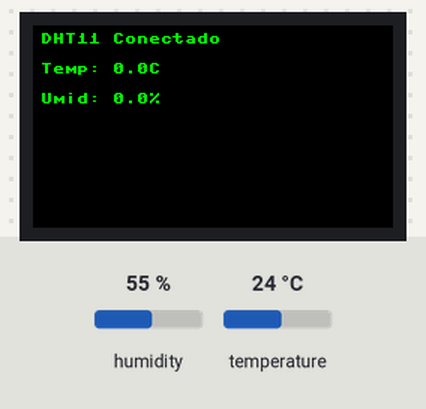
A program run on a simulated Raspberry Pi Pico running MicroPython. On the bench: 240×135 colour display. The inputs (shaded band) are chosen by the test bench; at power-on: humidity 55 %, temperature 24 °C. What the program prints to the serial console is not drawn.

Above: at 0.1 s.

The program:

temp_monitor.py
```python
from machine import Pin, SPI, PWM, ADC, UART
import framebuf
import utime
from rp2 import PIO, asm_pio

# Pinos do display
BL = 13
DC = 8
RST = 12
MOSI = 11
SCK = 10
CS = 9

# Programa para o PIO do DHT
@asm_pio(set_init=(PIO.OUT_HIGH),autopush=True, push_thresh=8)
def DHT_PIO():
    pull()
    set(pindirs,1)
    set(pins,0)
    mov (x,osr)
    label ('waitx')
    nop() [25]
    jmp(x_dec,'waitx')
    set(pindirs,0)
    wait(1,pin,0)
    wait(0,pin,0)
    wait(1,pin,0)
    wait(0,pin,0)
    label('readdata')
    wait(1,pin,0)
    set(x,20)
    label('countdown')
    jmp(pin,'continue')
    set(y,0)
    in_(y, 1)
    jmp('readdata')
    label('continue')
    jmp(x_dec,'countdown')
    set(y,1)
    in_(y, 1)
    wait(0,pin,0)
    jmp('readdata')

# Constantes do DHT
DHT11 = 0
DHT22 = 1

# Classe do DHT
class DHT:
    def __init__(self, dataPin, modelo, smID=0):
        self.dataPin = dataPin
        self.modelo = modelo
        self.smID = smID
        self.sm = rp2.StateMachine(self.smID)
        self.ultleitura = 0
        self.data=[]

    def leitura(self):
        data=[]
        self.sm.init(DHT_PIO,freq=1400000,set_base=self.dataPin,in_base=self.dataPin,jmp_pin=self.dataPin)
        self.sm.active(1)
        if self.modelo == DHT11:
            self.sm.put(969)     # espera 18 milisegundos
        else:
            self.sm.put(54)      # espera 1 milisegundo
        for i in range(5):       # lê os 5 bytes da resposta
            data.append(self.sm.get())
        self.sm.active(0)
        total=0
        for i in range(4):
            total=total+data[i]
        if data[4] == (total & 0xFF):
            self.data = data
            self.ultleitura = utime.ticks_ms()
            return True
        else:
            return False

    def obtemDados(self):
        while len(self.data) == 0:
            if not self.leitura():
                utime.sleep_ms(2000)
        agora = utime.ticks_ms()
        if self.ultleitura > agora:
            self.ultleitura = agora
        if (self.ultleitura+2000) < agora:
            self.leitura()

    def umidade(self):
        self.obtemDados()
        if self.modelo == DHT11:
            return self.data[0] + self.data[1]*0.1
        else:
            return ((self.data[0] << 8) + self.data[1]) * 0.1

    def temperatura(self):
        self.obtemDados()
        if self.modelo == DHT11:
            return self.data[2] + self.data[3]*0.1
        else:
            s = 1
            if (self.data[2] & 0x80) == 1:
                s = -1
            return s * (((self.data[2] & 0x7F) << 8) + self.data[3]) * 0.1

class LCD_1inch14(framebuf.FrameBuffer):
    def __init__(self):
        self.width = 240
        self.height = 135

        self.cs = Pin(CS,Pin.OUT)
        self.rst = Pin(RST,Pin.OUT)

        self.cs(1)
        self.spi = SPI(1)
        self.spi = SPI(1,1000_000)
        self.spi = SPI(1,100000_000,polarity=0, phase=0,sck=Pin(SCK),mosi=Pin(MOSI),miso=None)
        self.dc = Pin(DC,Pin.OUT)
        self.dc(1)
        self.buffer = bytearray(self.height * self.width * 2)
        super().__init__(self.buffer, self.width, self.height, framebuf.RGB565)
        self.init_display()

        self.red   =   0x07E0
        self.green =   0x001f
        self.blue  =   0xf800
        self.white =   0xffff

    def write_cmd(self, cmd):
        self.cs(1)
        self.dc(0)
        self.cs(0)
        self.spi.write(bytearray([cmd]))
        self.cs(1)

    def write_data(self, buf):
        self.cs(1)
        self.dc(1)
        self.cs(0)
        self.spi.write(bytearray([buf]))
        self.cs(1)

    def init_display(self):
        self.rst(1)
        self.rst(0)
        self.rst(1)

        self.write_cmd(0x36)
        self.write_data(0x70)

        self.write_cmd(0x3A)
        self.write_data(0x05)

        self.write_cmd(0xB2)
        self.write_data(0x0C)
        self.write_data(0x0C)
        self.write_data(0x00)
        self.write_data(0x33)
        self.write_data(0x33)

        self.write_cmd(0xB7)
        self.write_data(0x35)

        self.write_cmd(0xBB)
        self.write_data(0x19)

        self.write_cmd(0xC0)
        self.write_data(0x2C)

        self.write_cmd(0xC2)
        self.write_data(0x01)

        self.write_cmd(0xC3)
        self.write_data(0x12)

        self.write_cmd(0xC4)
        self.write_data(0x20)

        self.write_cmd(0xC6)
        self.write_data(0x0F)

        self.write_cmd(0xD0)
        self.write_data(0xA4)
        self.write_data(0xA1)

        self.write_cmd(0xE0)
        self.write_data(0xD0)
        self.write_data(0x04)
        self.write_data(0x0D)
        self.write_data(0x11)
        self.write_data(0x13)
        self.write_data(0x2B)
        self.write_data(0x3F)
        self.write_data(0x54)
        self.write_data(0x4C)
        self.write_data(0x18)
        self.write_data(0x0D)
        self.write_data(0x0B)
        self.write_data(0x1F)
        self.write_data(0x23)

        self.write_cmd(0xE1)
        self.write_data(0xD0)
        self.write_data(0x04)
        self.write_data(0x0C)
        self.write_data(0x11)
        self.write_data(0x13)
        self.write_data(0x2C)
        self.write_data(0x3F)
        self.write_data(0x44)
        self.write_data(0x51)
        self.write_data(0x2F)
        self.write_data(0x1F)
        self.write_data(0x1F)
        self.write_data(0x20)
        self.write_data(0x23)

        self.write_cmd(0x21)

        self.write_cmd(0x11)

        self.write_cmd(0x29)

    def show(self):
        self.write_cmd(0x2A)
        self.write_data(0x00)
        self.write_data(0x28)
        self.write_data(0x01)
        self.write_data(0x17)

        self.write_cmd(0x2B)
        self.write_data(0x00)
        self.write_data(0x35)
        self.write_data(0x00)
        self.write_data(0xBB)

        self.write_cmd(0x2C)

        self.cs(1)
        self.dc(1)
        self.cs(0)
        self.spi.write(self.buffer)
        self.cs(1)

def colour(R,G,B):
    return (((G&0b00011100)<<3) +((B&0b11111000)>>3)<<8) + (R&0b11111000)+((G&0b11100000)>>5)

# Inicialização do display
lcd = LCD_1inch14()
lcd.fill(colour(0,0,0))
lcd.show()

# Configuração do brilho
pwm = PWM(Pin(BL))
pwm.freq(1000)
pwm.duty_u16(32768)

# Inicialização do Bluetooth
bluetooth = UART(1, baudrate=9600, tx=Pin(4), rx=Pin(5))

# Configuração do DHT11
dht_data = Pin(28, Pin.IN, Pin.PULL_UP)
dht = DHT(dht_data, DHT11, 0)

# Função para obter temperatura interna
def temperatura_interna():
    sensor_temp = ADC(4)
    fator_conversao = 3.3 / (65535)
    leitura = sensor_temp.read_u16() * fator_conversao
    temperatura = 27 - (leitura - 0.706)/0.001721
    return temperatura

print("Iniciando monitoramento...")

while True:
    try:
        # Limpa a tela
        lcd.fill(colour(0,0,0))

        # Tenta ler o DHT11
        if dht.leitura():
            temp = dht.temperatura()
            umid = dht.umidade()
            print(f"DHT11 - Temp: {temp:.1f}C, Umid: {umid:.1f}%")

            # Envia via Bluetooth
            bluetooth.write(f"TEMP:{temp:.1f},UMID:{umid:.1f}\r\n".encode())

            # Mostra no display
            lcd.text("DHT11 Conectado", 5, 5, colour(0,255,0))
            lcd.text(f"Temp: {temp:.1f}C", 5, 25, colour(0,255,0))
            lcd.text(f"Umid: {umid:.1f}%", 5, 45, colour(0,255,0))
        else:
            temp = temperatura_interna()
            print(f"DHT11 nao encontrado - Temp Interna: {temp:.1f}C")

            # Envia via Bluetooth
            bluetooth.write(f"TEMP:{temp:.1f},UMID:N/A\r\n".encode())

            # Mostra no display
            lcd.text("DHT11 Nao Encontrado", 5, 5, colour(255,0,0))
            lcd.text(f"Temp Interna: {temp:.1f}C", 5, 25, colour(255,0,0))

        # Atualiza display
        lcd.show()

        # Aguarda 2 segundos
        utime.sleep_ms(2000)

    except Exception as e:
        print(f"Erro: {e}")
        lcd.fill(colour(0,0,0))
        lcd.text("Erro:", 5, 5, colour(255,0,0))
        lcd.text(str(e), 5, 25, colour(255,0,0))
        lcd.show()
        utime.sleep_ms(2000) 
```
